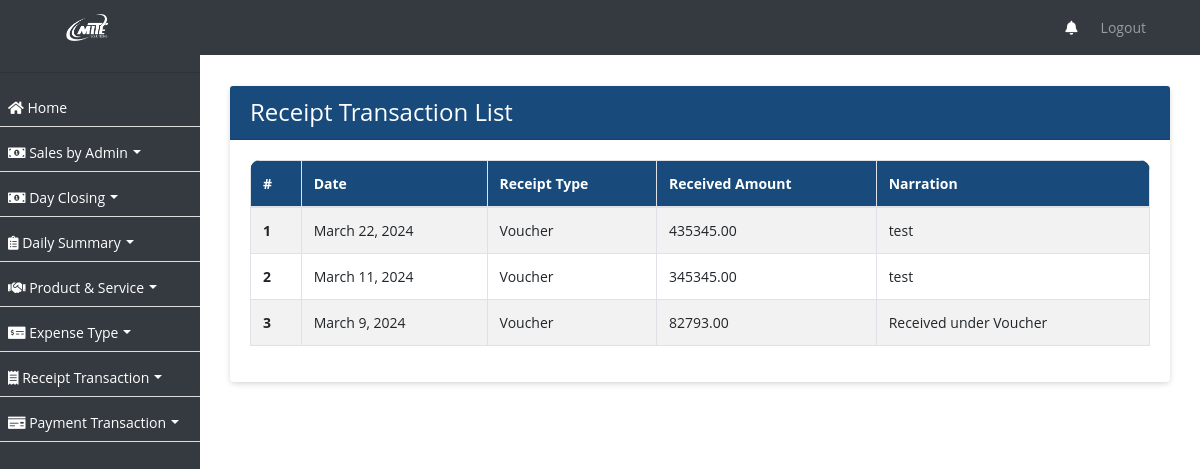
/receipt-transaction/, run on an earlier commit of the app's database.
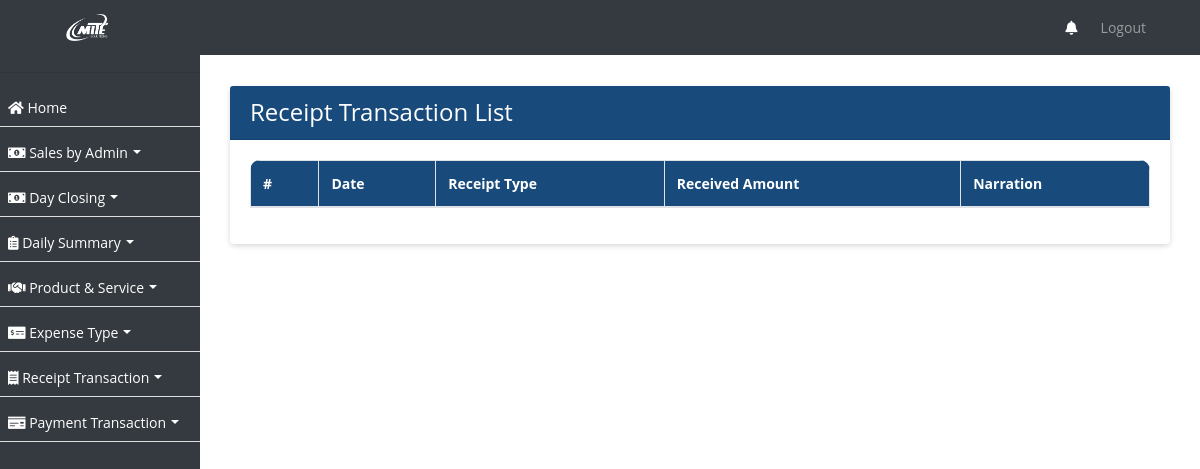
And on a later commit of the database.
### ezshopapp/models.py (models this page shows, shortened)
class ReceiptTransaction(models.Model):
    date = models.DateField()
    receipt_type = models.ForeignKey(ReceiptType, on_delete=models.CASCADE)
    received_amount = models.DecimalField(max_digits=10, decimal_places=2)
    narration = models.TextField()
    created_on = models.DateTimeField(auto_now_add=True, null=True)

class ReceiptType(models.Model):
    name = models.CharField(max_length=255)
    created_on = models.DateTimeField(auto_now_add=True, null=True)

### ezshopapp/views.py (the view)
# urls.py: path('receipt-transaction/', ReceiptTransactionListView.as_view(), name='receipt_transaction_list'),
class ReceiptTransactionListView(ListView):
    model = ReceiptTransaction
    template_name = 'receipt_transaction_list.html'
    def get_queryset(self):
        return ReceiptTransaction.objects.order_by('-created_on')

### ezshopapp/templates/receipt_transaction_list.html (shortened to what this page needs)
{% extends 'base.html' %}
{% block content %}
<div class="container">
  <div class="card">
    <div class="card-header">
      <h4 class="mb-0 text-white">Receipt Transaction List</h4>
    </div>
    <div class="card-body">
      <div class="table-responsive">
      <table class="table table-bordered table-striped nowrap" id="rtlist">
        <thead>
          <tr>
            <th scope="col">#</th>
            <th scope="col">Date</th>
            <th scope="col">Receipt Type</th>
            <th scope="col">Received Amount</th>
            <th scope="col">Narration</th>
          </tr>
        </thead>
        <tbody>
          {% for receipt_transaction in object_list %}
            <tr>
              <th scope="row">{{ forloop.counter }}</th>
              <td>{{ receipt_transaction.date }}</td>
              <td>{{ receipt_transaction.receipt_type.name }}</td>
              <td>{{ receipt_transaction.received_amount }}</td>
              <td>{{ receipt_transaction.narration }}</td>
            </tr>
          {% endfor %}
        </tbody>
      </table>
    </div>
    </div>
  </div>
</div>
{% endblock %}

What changed in the data, as far as the page shows it:
removed ReceiptTransaction: date "March 22, 2024", receipt_type.name "Voucher", received_amount "435345.00", narration "test"
removed ReceiptTransaction: date "March 11, 2024", receipt_type.name "Voucher", received_amount "345345.00", narration "test"
removed ReceiptTransaction: date "March 9, 2024", receipt_type.name "Voucher", received_amount "82793.00", narration "Received under Voucher"
